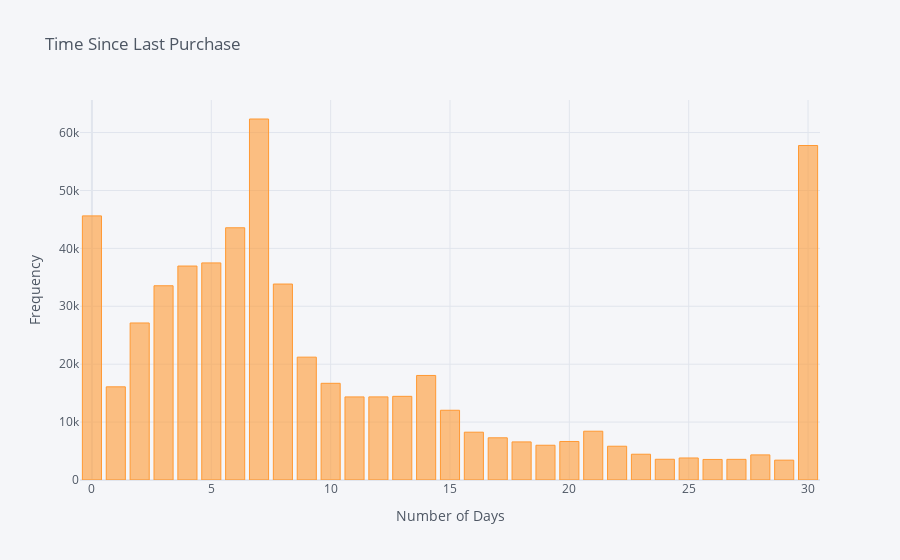

Notebook code for this chart:
### Code cell
fig = insta_RetInfo['days_since_prior_order'].value_counts().sort_values(ascending=False).iplot(kind='bar', 
                                                            title='Time Since Last Purchase',
                                                            xaxis_title='Number of Days',
                                                            yaxis_title='Frequency')
fig = go.Figure(fig)

py.plot(fig, filename='Time_Since_Last_Purchase', auto_open=False)
# The most common duration for a user cycle is either a month or a week!

### Figure 1 — Plotly figure (JSON) as saved in the notebook; plotly's stock layout.template omitted (floating-point values rounded to 4 significant figures)
{"data": [{"marker": {"color": "rgba(255, 153, 51, 0.6)", "line": {"color": "rgba(255, 153, 51, 1.0)", "width": 1}}, "name": "days_since_prior_order", "orientation": "v", "text": "", "type": "bar", "x": [7, 30, 0, 6, 5, 4, 8, 3, 2, 9, 14, 10, 1, 13, 12, 11, 15, 21, 16, 17, 20, 18, 19, 22, 23, 28, 25, 24, 27, 26, 29], "y": [62343, 57764, 45611, 43559, 37490, 36950, 33842, 33546, 27116, 21216, 18053, 16700, 16089, 14449, 14355, 14349, 12046, 8425, 8255, 7288, 6653, 6576, 6003, 5832, 4450, 4334, 3803, 3579, 3566, 3551, 3428]}], "layout": {"legend": {"bgcolor": "#F5F6F9", "font": {"color": "#4D5663"}}, "paper_bgcolor": "#F5F6F9", "plot_bgcolor": "#F5F6F9", "title": {"font": {"color": "#4D5663"}, "text": "Time Since Last Purchase"}, "xaxis": {"gridcolor": "#E1E5ED", "showgrid": true, "tickfont": {"color": "#4D5663"}, "title": {"font": {"color": "#4D5663"}, "text": "Number of Days"}, "zerolinecolor": "#E1E5ED"}, "yaxis": {"gridcolor": "#E1E5ED", "showgrid": true, "tickfont": {"color": "#4D5663"}, "title": {"font": {"color": "#4D5663"}, "text": "Frequency"}, "zerolinecolor": "#E1E5ED"}}}
